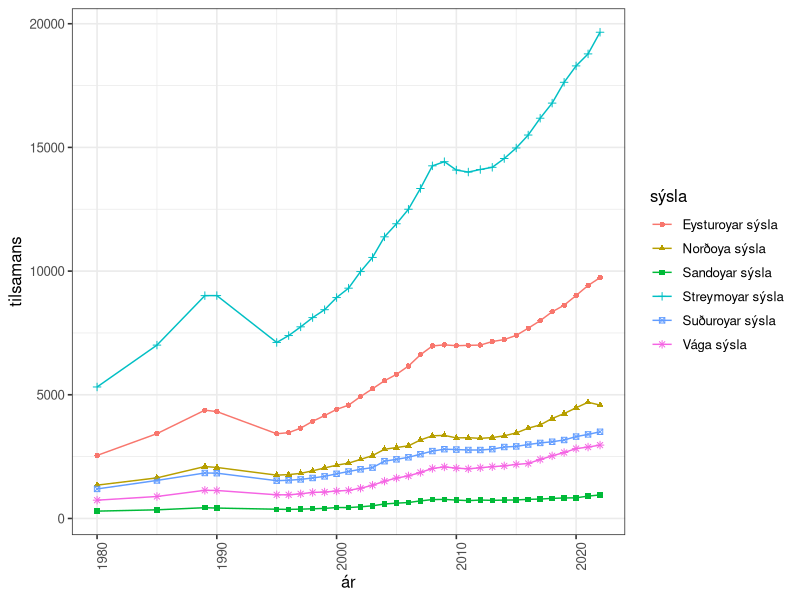
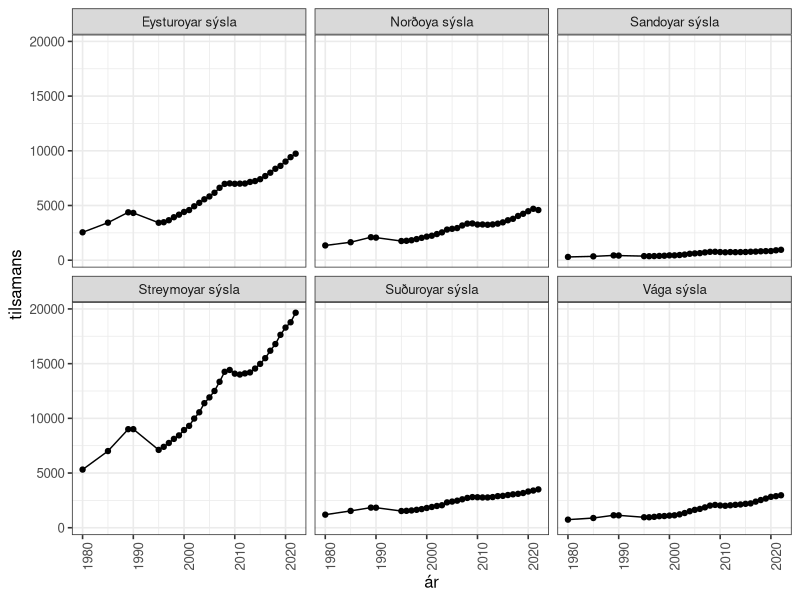
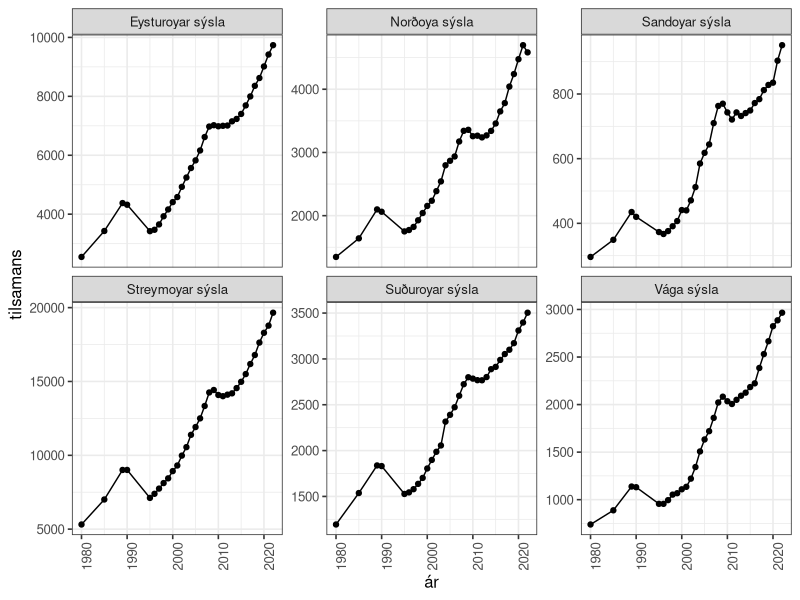
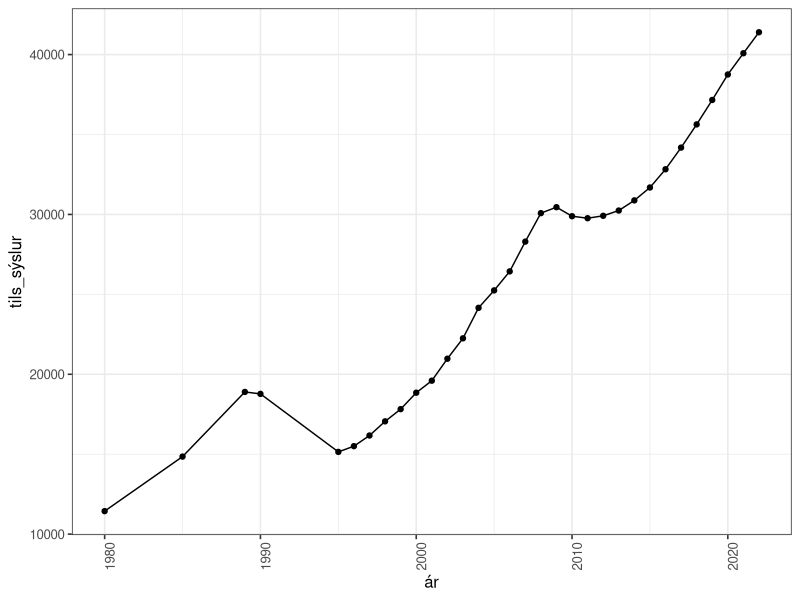
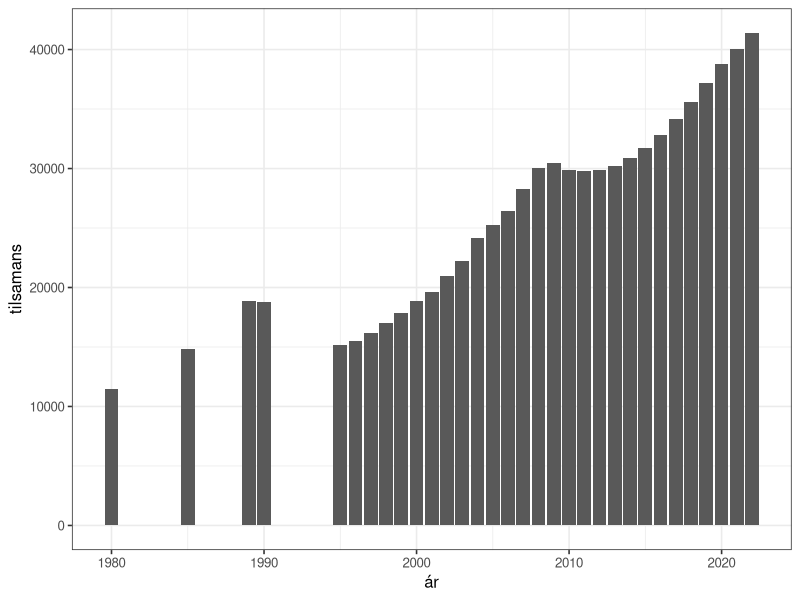
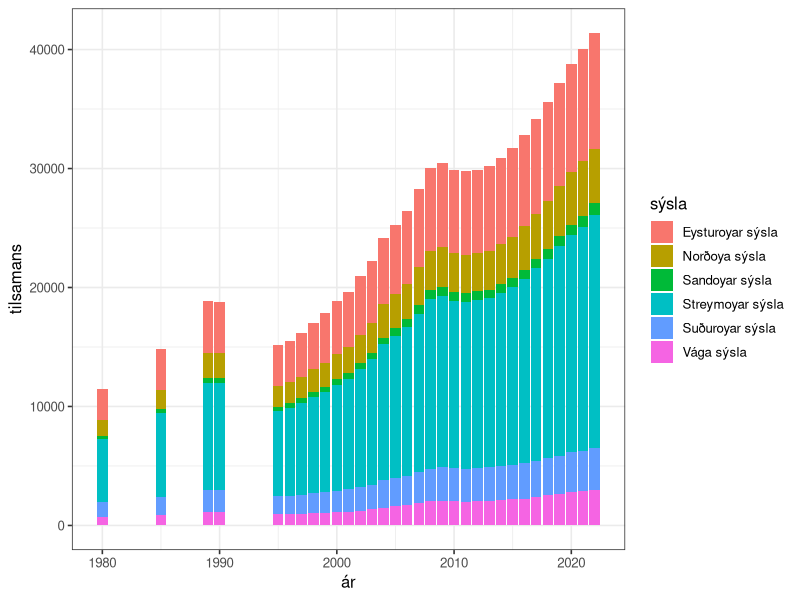
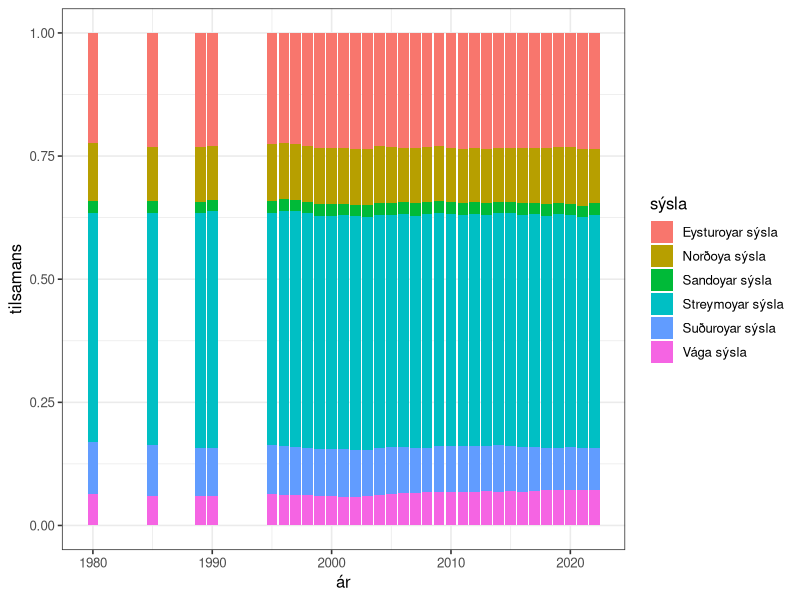
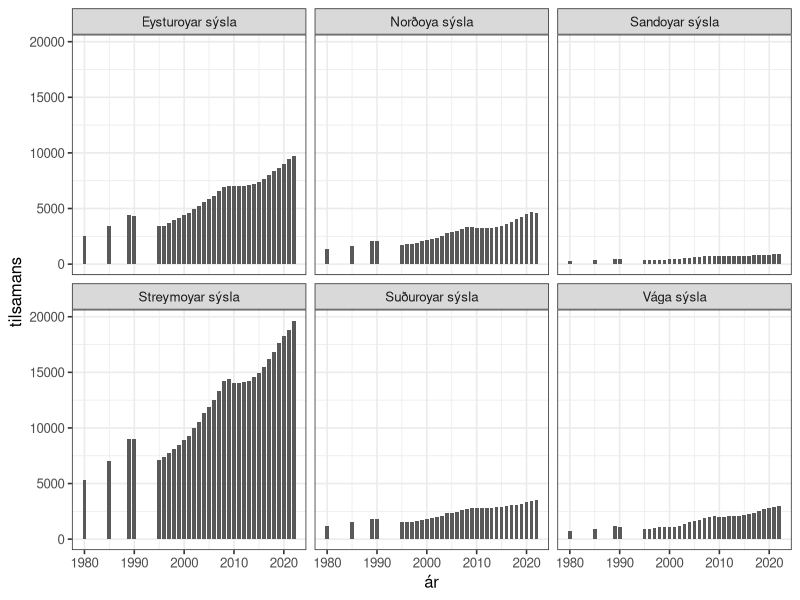

These charts were generated, in order, by the following R code:
## ---- chunk 1
#install.packages("tidyverse")
## ---- chunk 2
knitr::opts_chunk$set(echo = TRUE)

options(dplyr.summarise.inform = FALSE)
library(tidyverse)


# set theme used for plotting
theme_set(theme_bw(base_size = 12))

## ---- chunk 3

akfar <- read_csv("data/akfar.csv")
## ---- chunk 4
akfar
## ---- chunk 5
akfar %>%
  arrange(desc(tilsamans)) %>%
  arrange(desc(ár))
## ---- chunk 6
ggplot(akfar) +
  geom_point(aes(x = ár, y = tilsamans, colour = sýsla, shape = sýsla)) +
  geom_line(aes(x = ár, y = tilsamans, colour = sýsla)) +
  theme(axis.text.x = element_text(angle=90))
## ---- chunk 7
ggplot(akfar) +
  geom_point(aes(x = ár, y = tilsamans)) +
  geom_line(aes(x = ár, y = tilsamans)) +
  theme(axis.text.x = element_text(angle = 90)) +
  facet_wrap(~ sýsla)
## ---- chunk 8
ggplot(akfar) +
  geom_point(aes(x = ár, y = tilsamans)) +
  geom_line(aes(x = ár, y = tilsamans)) +
  theme(axis.text.x = element_text(angle = 90)) +
  facet_wrap(~ sýsla,
             scales = "free_y")
## ---- chunk 9
akfar_tils <- akfar %>%
  group_by(ár, sýsla) %>%
  summarise(n_sýslur = sum(tilsamans), sýsla_teljing = n_distinct(sýsla)) %>%
  summarise(tils_sýslur = sum(n_sýslur), sýslur = length(sýsla_teljing)) #%>%
akfar_tils
## ---- chunk 10
ggplot(akfar_tils) +
  geom_point(aes(x = ár, y = tils_sýslur)) +
  geom_line(aes(x = ár, y = tils_sýslur)) +
  theme(axis.text.x = element_text(angle=90))
## ---- chunk 11
ggplot(data=akfar, aes(x = ár, y = tilsamans)) +
  geom_bar(stat='identity')
## ---- chunk 12
ggplot(data=akfar, aes(x = ár, y = tilsamans, fill = sýsla)) +
  geom_bar(stat='identity')
## ---- chunk 13
ggplot(akfar, aes(x = ár, y = tilsamans, fill = sýsla)) +
  geom_bar(stat = 'identity', position = 'fill')

## ---- chunk 14
ggplot(akfar, aes(x = ár, y = tilsamans)) +
  geom_bar(stat = 'identity', width = 0.75) +
  facet_wrap(~sýsla)
## ---- chunk 15
ggplot(akfar, aes(x = ár, y = tilsamans)) +
  geom_bar(stat = 'identity', width = 0.75) +
  facet_wrap(~sýsla,
             scales = "free_y")
## ---- chunk 16
# ár, slag, MWh
elorka <- read_csv("data/elorka.csv")
## ---- chunk 17
ggplot(elorka, aes(ár, MWh, color = slag, shape = slag)) +
  geom_point() +
  geom_line()
## ---- chunk 18
elorka_total <-
  elorka %>%
  group_by(ár) %>%
  summarise(Orka = sum(ifelse(is.na(MWh), 0, MWh)))
elorka_total
## ---- chunk 19
ggplot(elorka, aes(slag, MWh)) +
  geom_boxplot()
## ---- chunk 20
elorka_perioda <- elorka %>% 
  add_column("period" = cut_interval(x=elorka$ár, n=3, dig.lab=4, closed=right))
elorka_perioda
## ---- chunk 21
ggplot(elorka_perioda, aes(slag, MWh)) +
  geom_boxplot() +
  facet_wrap(~period)
## ---- chunk 22
mm_colors <- c("Blue", "Orange", "Green", "Yellow", "Red", "Brown")
mm_probs <- c(0.21, 0.20, 0.20, 0.14, 0.13, 0.12)
## ---- chunk 23
event <- replicate(10000, {
  bag <- sample(
    x = mm_colors,
    prob = mm_probs,
    size = 1
  )
  sum(bag != "Green") == 1
})
mean(event)
## ---- chunk 24
event <- replicate(10000, {
  bag <- sample(
    x = mm_colors,
    prob = mm_probs,
    size = 1
  )
  sum(bag == "Red") == 1 | sum(bag == "Orange") == 1 | sum(bag == "Yellow") == 1
})
mean(event)
## ---- chunk 25
event <- replicate(10000, {
  bag <- sample(
    x = mm_colors,
    prob = mm_probs,
    size = 4,
    replace = TRUE
  )
  sum(bag == "Blue") >= 1
})
mean(event)
## ---- chunk 26
event <- replicate(10000, {
  bag <- sample(
    x = mm_colors,
    prob = mm_probs,
    size = 6,
    replace = TRUE
  )
  sum(bag == "Blue")     == 1 &
    sum(bag == "Yellow") == 1 &
    sum(bag == "Red")    == 1 &
    sum(bag == "Orange") == 1 &
    sum(bag == "Green")  == 1 &
    sum(bag == "Brown")  == 1
})
mean(event)
## ---- chunk 27
event <- replicate(10000, {
  bag <- sample(
    x = mm_colors,
    prob = mm_probs,
    size = 30,
    replace = TRUE
  )
  sum(bag == "Blue") >= 9 & sum(bag == "Orange") >= 6
})
mean(event)
## ---- chunk 28
bloodtypes <- c("O", "A", "B", "AB")
bloodprobs <- c(0.45, 0.40, 0.11, 0.04)
## ---- chunk 29
event <- replicate(10000, {
  group <- sample(
    x = bloodtypes,
    prob = bloodprobs,
    size = 2,
    replace = TRUE
  )
  anyDuplicated(group) > 0
})
mean(event)
## ---- chunk 30
sum_dice <- replicate(10000, {
  dieRoll <- sample(1:6, 2, replace = TRUE)
  sum(dieRoll)
})
table(sum_dice)
## ---- chunk 31
two_dice <- as_tibble(table(sum_dice))
two_dice
## ---- chunk 32
two_dice <- mutate(two_dice,
                   sum_dice = as_factor((sum_dice)))
two_dice
## ---- chunk 33
ggplot(two_dice, aes(x = sum_dice, y = n)) +
  geom_bar(stat='identity')
## ---- chunk 34
ggplot(two_dice, aes(x = sum_dice, y = n/sum(n))) +
  geom_bar(stat = "identity")
## ---- chunk 35
two_dice <- mutate(two_dice,
  p_sum = n/sum(n),
  c_cum = cumsum(p_sum)
)
two_dice
arrange(two_dice, desc(c_cum))
